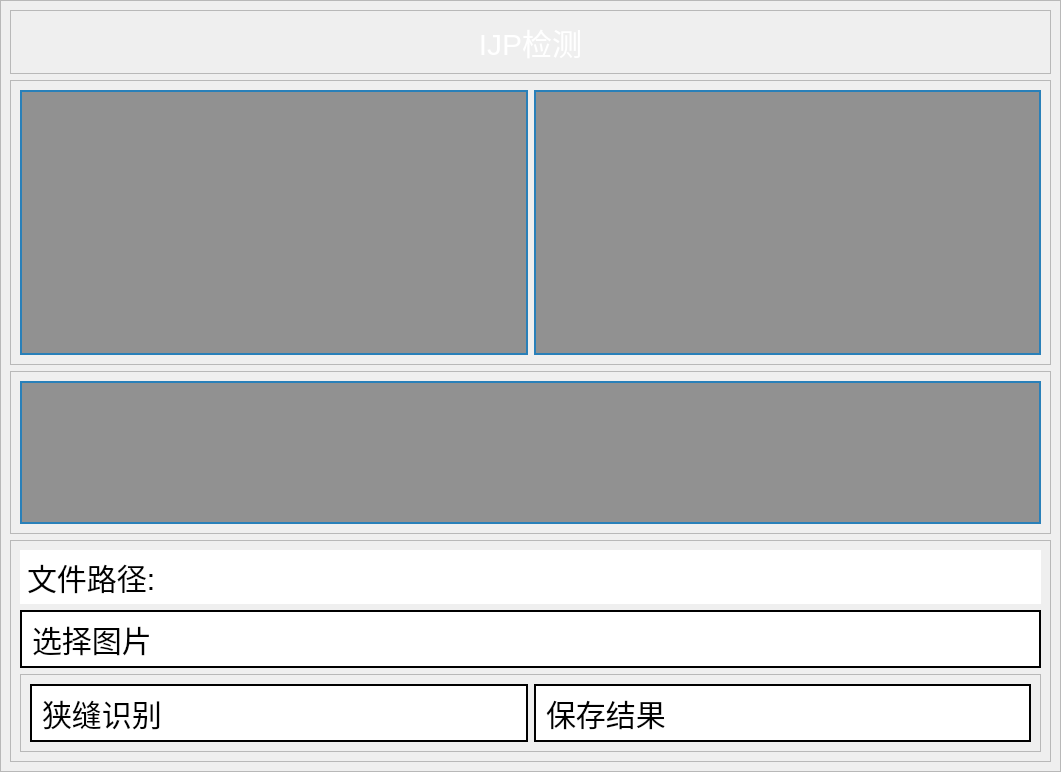
<?xml version="1.0" encoding="UTF-8"?>
<ui version="4.0">
 <class>Form</class>
 <widget class="QWidget" name="Form">
  <property name="geometry">
   <rect>
    <x>0</x>
    <y>0</y>
    <width>1061</width>
    <height>772</height>
   </rect>
  </property>
  <property name="windowTitle">
   <string>Form</string>
  </property>
  <property name="styleSheet">
   <string notr="true">#frame{
    border-image: url(:/background/background/background1.jpeg);
    background-repeat: no-repeat;
    background-position: center;
    background-size: contain; /* 尝试使用 contain 属性 */}
#frame_button{
    background-color: rgba(0, 173, 255,120); 
    background-repeat: no-repeat;
    background-position:;
    background-size: contain; /* 尝试使用 contain 属性 */}
QLabel {
    background-color: rgba(0, 0, 0, 100);
    color: white;
    font-size: 20px;
    border: 2px solid #2980b9;
}
#label_frame{
    font-size: 30px; /* 字体大小 */
    padding: 5px; /* 内边距 */
    text-align: center;    /* 水平居中 */
    vertical-align: middle; /* 垂直居中 */
    background-color: white;
    color: black; 
    border: 2px solid #2980b9; /* 边框颜色和宽度 */
}


#label_path{
    font-size: 30px; /* 字体大小 */
    padding: 5px; /* 内边距 */
    padding-left:0px;
    text-align: center;    /* 水平居中 */
    vertical-align: middle; /* 垂直居中 */
    background-color: white;
    color: black; 
    border: none; /* 边框颜色和宽度 */
}


QComboBox {
    background-color: #3498db; /* 按钮背景色 */
    color: white; /* 按钮文字颜色 */
    border: 2px solid #2980b9; /* 边框颜色和宽度 */
    border-radius: 10px; /* 圆角效果 */
    font-size: 30px; /* 字体大小 */
    padding: 5px; /* 内边距 */
    text-align: center;    /* 水平居中 */
    vertical-align: middle; /* 垂直居中 */   
}
QComboBox:hover { 
color: red;
font-size: 29px; /* 字体大小 */
}
QPushButton[flat=&quot;false&quot;]{
    background-color: #3498db; /* 按钮背景色 */
    color: white; /* 按钮文字颜色 */
    border: 2px solid #2980b9; /* 边框颜色和宽度 */
    border-radius: 10px; /* 圆角效果 */
    font-size: 30px; /* 字体大小 */
    padding: 5px; /* 内边距 */
    text-align: center;    /* 水平居中 */
    vertical-align: middle; /* 垂直居中 */           
}
QPushButton[flat=&quot;false&quot;]:hover {
    color: red; /* 鼠标悬停时的文字颜色 */
    font-size: 29px; /* 鼠标悬停时放大字体 */
}
#select_model_Button{
    background-color: #3498db; /* 按钮背景色 */
    color: white; /* 按钮文字颜色 */
    border: 2px solid #2980b9; /* 边框颜色和宽度 */
    border-radius: 10px; /* 圆角效果 */
    font-size: 27px; /* 字体大小 */
    padding: 5px; /* 内边距 */
    text-align: center;    /* 水平居中 */
    vertical-align: middle; /* 垂直居中 */  
}
#select_model_Button:hover{
    color: red; /* 鼠标悬停时的文字颜色 */
    font-size: 26px; /* 鼠标悬停时放大字体 */
}


QPushButton:hover { 
color: red;
font-size: 29px; /* 字体大小 */
}

QPushButton{
    background-color:rgb(255, 255, 255); /* 按钮背景色 */
    color:rgb(0, 0, 0); /* 按钮文字颜色 */
    border: 2px solid rgb(0, 0, 0); /* 边框颜色和宽度 */
    border-radius: 0px; /* 圆角效果 */
    font-size: 30px; /* 字体大小 */
    padding: 5px; /* 内边距 */
    text-align: left; /* 文字左对齐 */
    padding-left: 10px; /* 可选：设置文字左侧的间距 */
   
}

QLabel[labelhead=false]{
    background: transparent; /* 背景透明 */
    border: none; /* 可选：移除边框 */         
    color: rgb(255, 255, 255) ;  
    font-size: 40px; /* 字体大小 */       /* 字体颜色 */
}
#label_title{
    background: transparent; /* 背景透明 */
    border: none; /* 可选：移除边框 */         
    color: rgb(255, 255, 255) ; 
   font-size: 30px; /* 字体大小 */ 
    
}

#spinBox{
    font-size: 30px; /* 字体大小 */
    text-align: center; /* 文字左对齐 */
}


QRadioButton::unchecked{color:rgb(255, 0, 0);}
QRadioButton::checked{color:rgb(0, 255, 0);}
QRadioButton::indicator:checked {
    border-radius: 10px; /* 圆角效果 */
    background-color:rgb(0,255,0);
}

</string>
  </property>
  <layout class="QHBoxLayout" name="horizontalLayout_2">
   <property name="spacing">
    <number>0</number>
   </property>
   <property name="leftMargin">
    <number>0</number>
   </property>
   <property name="topMargin">
    <number>0</number>
   </property>
   <property name="rightMargin">
    <number>0</number>
   </property>
   <property name="bottomMargin">
    <number>0</number>
   </property>
   <item>
    <widget class="QFrame" name="frame">
     <property name="enabled">
      <bool>true</bool>
     </property>
     <property name="sizePolicy">
      <sizepolicy hsizetype="Expanding" vsizetype="Expanding">
       <horstretch>0</horstretch>
       <verstretch>0</verstretch>
      </sizepolicy>
     </property>
     <property name="frameShape">
      <enum>QFrame::StyledPanel</enum>
     </property>
     <property name="frameShadow">
      <enum>QFrame::Raised</enum>
     </property>
     <layout class="QVBoxLayout" name="verticalLayout_2" stretch="1,7,4,1">
      <item>
       <widget class="QFrame" name="frame_5">
        <property name="frameShape">
         <enum>QFrame::StyledPanel</enum>
        </property>
        <property name="frameShadow">
         <enum>QFrame::Raised</enum>
        </property>
        <layout class="QHBoxLayout" name="horizontalLayout">
         <item>
          <widget class="QLabel" name="label_title">
           <property name="layoutDirection">
            <enum>Qt::LeftToRight</enum>
           </property>
           <property name="text">
            <string>IJP检测</string>
           </property>
           <property name="alignment">
            <set>Qt::AlignCenter</set>
           </property>
          </widget>
         </item>
        </layout>
       </widget>
      </item>
      <item>
       <widget class="QFrame" name="frame_3">
        <property name="frameShape">
         <enum>QFrame::StyledPanel</enum>
        </property>
        <property name="frameShadow">
         <enum>QFrame::Raised</enum>
        </property>
        <layout class="QHBoxLayout" name="horizontalLayout_5" stretch="1,1">
         <item>
          <widget class="QLabel" name="original_image">
           <property name="sizePolicy">
            <sizepolicy hsizetype="Expanding" vsizetype="Expanding">
             <horstretch>0</horstretch>
             <verstretch>0</verstretch>
            </sizepolicy>
           </property>
           <property name="minimumSize">
            <size>
             <width>0</width>
             <height>0</height>
            </size>
           </property>
           <property name="text">
            <string/>
           </property>
           <property name="show" stdset="0">
            <bool>false</bool>
           </property>
          </widget>
         </item>
         <item>
          <widget class="QLabel" name="compare_image">
           <property name="enabled">
            <bool>true</bool>
           </property>
           <property name="sizePolicy">
            <sizepolicy hsizetype="Expanding" vsizetype="Expanding">
             <horstretch>0</horstretch>
             <verstretch>0</verstretch>
            </sizepolicy>
           </property>
           <property name="minimumSize">
            <size>
             <width>0</width>
             <height>0</height>
            </size>
           </property>
           <property name="text">
            <string/>
           </property>
           <property name="show" stdset="0">
            <bool>false</bool>
           </property>
          </widget>
         </item>
        </layout>
       </widget>
      </item>
      <item>
       <widget class="QFrame" name="frame_2">
        <property name="frameShape">
         <enum>QFrame::StyledPanel</enum>
        </property>
        <property name="frameShadow">
         <enum>QFrame::Raised</enum>
        </property>
        <layout class="QHBoxLayout" name="horizontalLayout_4">
         <item>
          <widget class="QLabel" name="res_label">
           <property name="sizePolicy">
            <sizepolicy hsizetype="Expanding" vsizetype="Expanding">
             <horstretch>0</horstretch>
             <verstretch>0</verstretch>
            </sizepolicy>
           </property>
           <property name="text">
            <string/>
           </property>
          </widget>
         </item>
        </layout>
       </widget>
      </item>
      <item>
       <widget class="QFrame" name="frame_4">
        <property name="frameShape">
         <enum>QFrame::StyledPanel</enum>
        </property>
        <property name="frameShadow">
         <enum>QFrame::Raised</enum>
        </property>
        <layout class="QVBoxLayout" name="verticalLayout_3" stretch="1,1">
         <item>
          <layout class="QVBoxLayout" name="verticalLayout">
           <item>
            <widget class="QLabel" name="label_path">
             <property name="sizePolicy">
              <sizepolicy hsizetype="Preferred" vsizetype="Preferred">
               <horstretch>0</horstretch>
               <verstretch>0</verstretch>
              </sizepolicy>
             </property>
             <property name="minimumSize">
              <size>
               <width>0</width>
               <height>0</height>
              </size>
             </property>
             <property name="frameShape">
              <enum>QFrame::NoFrame</enum>
             </property>
             <property name="text">
              <string>文件路径:</string>
             </property>
            </widget>
           </item>
           <item>
            <widget class="QPushButton" name="open_image_Button">
             <property name="sizePolicy">
              <sizepolicy hsizetype="Preferred" vsizetype="Preferred">
               <horstretch>0</horstretch>
               <verstretch>0</verstretch>
              </sizepolicy>
             </property>
             <property name="minimumSize">
              <size>
               <width>0</width>
               <height>0</height>
              </size>
             </property>
             <property name="text">
              <string>选择图片</string>
             </property>
             <property name="flat">
              <bool>true</bool>
             </property>
            </widget>
           </item>
          </layout>
         </item>
         <item>
          <widget class="QFrame" name="frame_6">
           <property name="frameShape">
            <enum>QFrame::StyledPanel</enum>
           </property>
           <property name="frameShadow">
            <enum>QFrame::Raised</enum>
           </property>
           <layout class="QHBoxLayout" name="horizontalLayout_3">
            <item>
             <widget class="QPushButton" name="detect_Button">
              <property name="text">
               <string>狭缝识别</string>
              </property>
             </widget>
            </item>
            <item>
             <widget class="QPushButton" name="save_Button">
              <property name="sizePolicy">
               <sizepolicy hsizetype="Preferred" vsizetype="Preferred">
                <horstretch>0</horstretch>
                <verstretch>0</verstretch>
               </sizepolicy>
              </property>
              <property name="minimumSize">
               <size>
                <width>0</width>
                <height>0</height>
               </size>
              </property>
              <property name="layoutDirection">
               <enum>Qt::LeftToRight</enum>
              </property>
              <property name="text">
               <string>保存结果</string>
              </property>
             </widget>
            </item>
           </layout>
          </widget>
         </item>
        </layout>
       </widget>
      </item>
     </layout>
    </widget>
   </item>
  </layout>
 </widget>
 <resources>
  <include location="b1.qrc"/>
 </resources>
 <connections/>
</ui>
